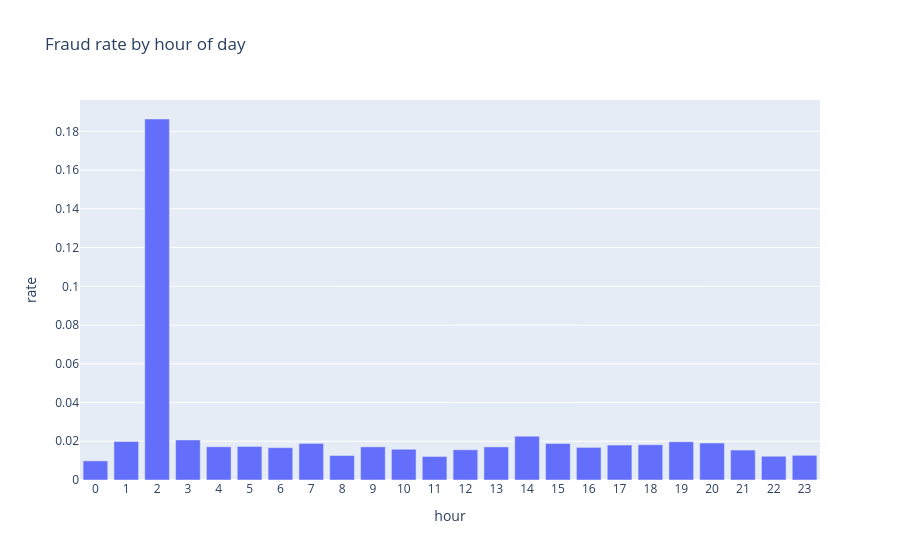

Here is the notebook cell this chart was saved with:
### Code cell
tx = summ['transactions']; hr = pd.Series(tx['fraud_rate_by_hour']).rename_axis('hour').reset_index(name='rate')
px.bar(hr, x='hour', y='rate', title='Fraud rate by hour of day')

### Figure 1 — Plotly figure (JSON) as saved in the notebook; plotly's stock layout.template omitted (floating-point values rounded to 4 significant figures)
{"data": [{"hovertemplate": "hour=%{x}<br>rate=%{y}<extra></extra>", "legendgroup": "", "marker": {"color": "#636efa", "pattern": {"shape": ""}}, "name": "", "orientation": "v", "showlegend": false, "textposition": "auto", "type": "bar", "x": ["0", "1", "2", "3", "4", "5", "6", "7", "8", "9", "10", "11", "12", "13", "14", "15", "16", "17", "18", "19", "20", "21", "22", "23"], "xaxis": "x", "y": [0.009868, 0.01987, 0.1864, 0.02068, 0.01715, 0.0173, 0.01672, 0.01891, 0.01265, 0.01711, 0.01588, 0.01216, 0.01561, 0.01708, 0.02262, 0.01886, 0.01683, 0.01804, 0.0182, 0.01975, 0.01908, 0.01546, 0.01226, 0.01273], "yaxis": "y"}], "layout": {"barmode": "relative", "legend": {"tracegroupgap": 0}, "title": {"text": "Fraud rate by hour of day"}, "xaxis": {"anchor": "y", "domain": [0.0, 1.0], "title": {"text": "hour"}}, "yaxis": {"anchor": "x", "domain": [0.0, 1.0], "title": {"text": "rate"}}}}
